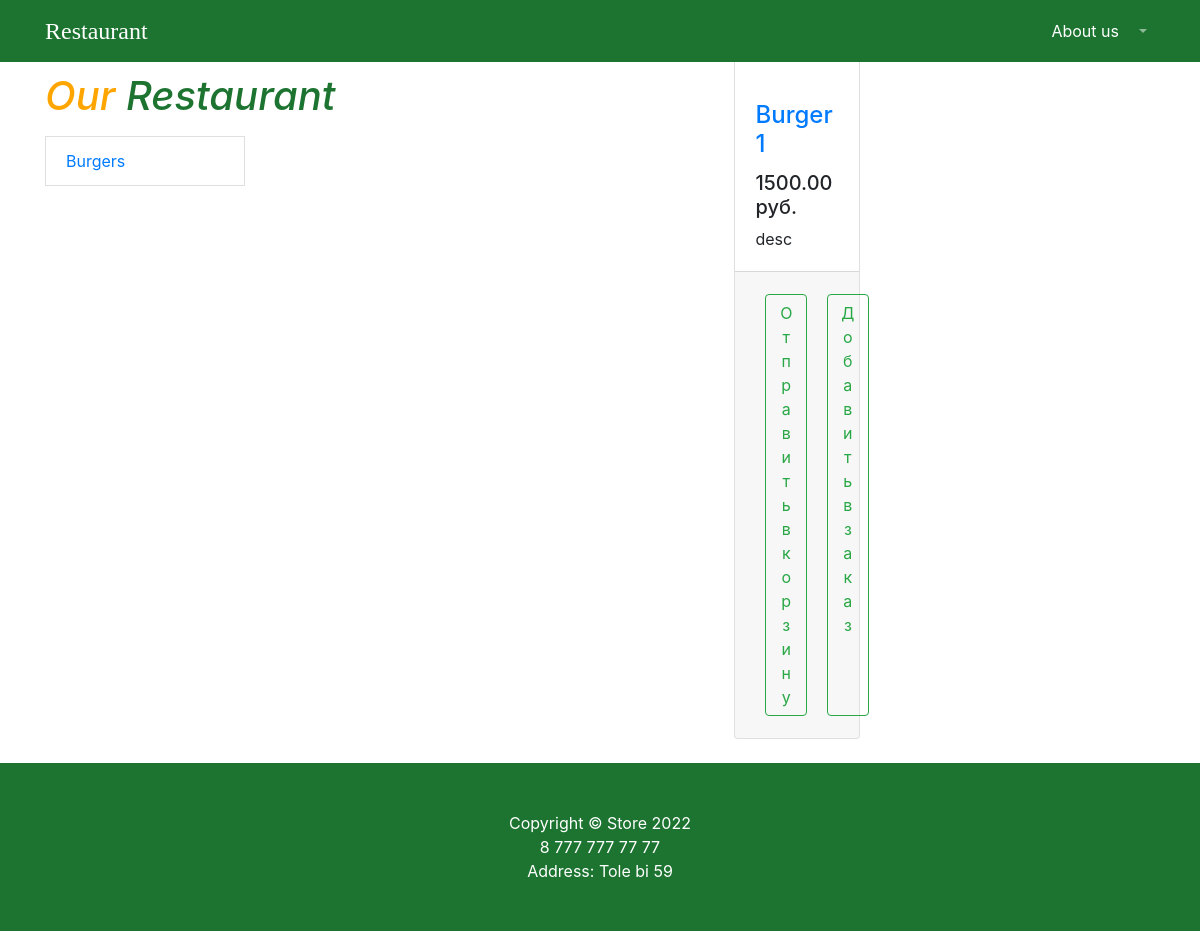
/store/products/, run on an earlier commit of the app's database.
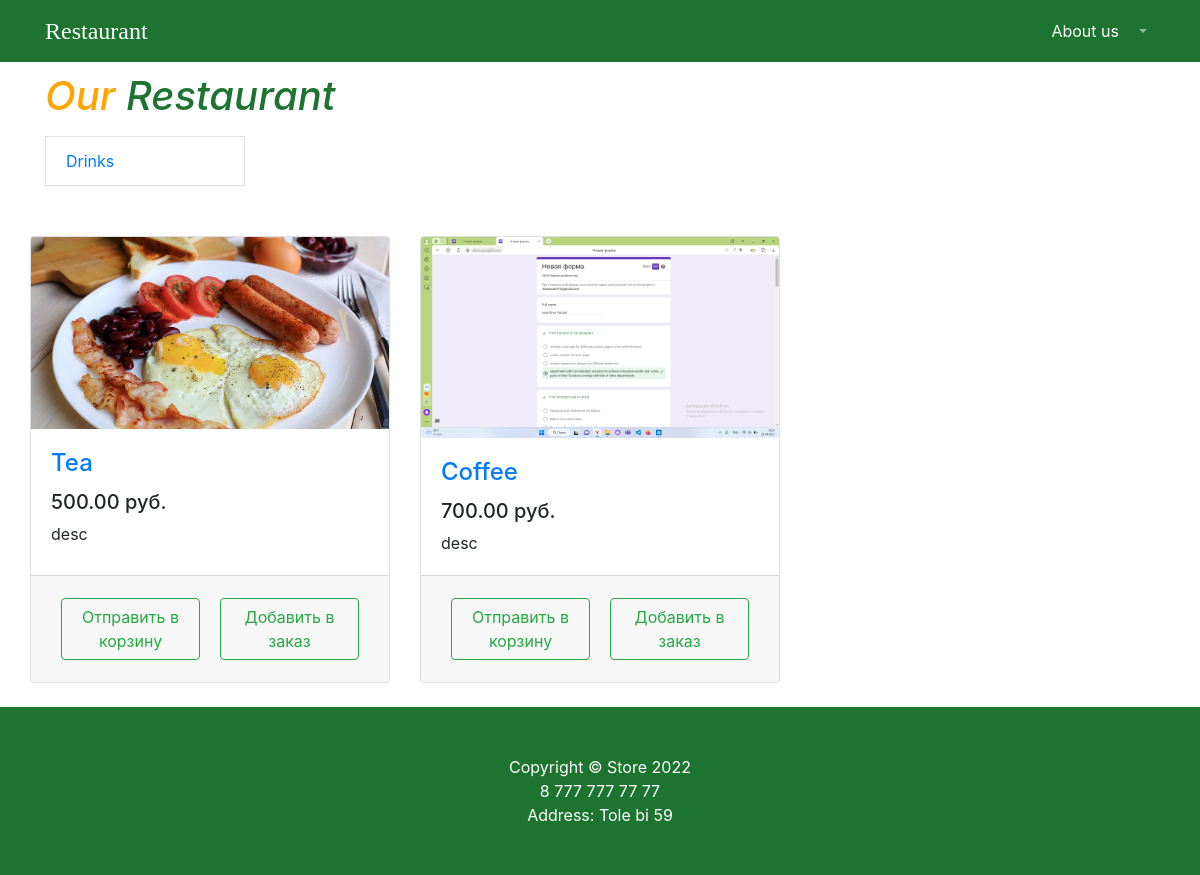
And on a later commit of the database.
### products/models.py (models this page shows, shortened)
class Category(models.Model):
    name = models.CharField(max_length=128, unique=True)
    description = models.TextField(null=True, blank=True)
    menu = models.ForeignKey(to=Menu, on_delete=models.CASCADE)

class Dish(models.Model):
    name = models.CharField(max_length=256)
    description = models.TextField()
    price = models.DecimalField(max_digits=10, decimal_places=2)
    is_active = models.BooleanField(default=True)
    image = models.ImageField(upload_to='product_image')
    category = models.ForeignKey(to=Category, on_delete=models.CASCADE)

### products/views.py (the view)
# urls.py: path('store/', include('products.urls', namespace='store')),
def products(request, category_id=None):
    if category_id:
        category = Category.objects.get(id=category_id)
        products = Dish.objects.filter(category=category)
    else:
        products = Dish.objects.all()
    context = {
        'title': 'products',
        'products': products,
        'categories': Category.objects.all(),
    }
    return render(request, 'products/products.html', context)

### products/templates/products/products.html (shortened to what this page needs)
{% load static %}
<!DOCTYPE html>
<html lang="en">
<head>
    <link href="{% static 'vendor/bootstrap/css/bootstrap.min.css' %}" rel="stylesheet">
    <link href="{% static 'vendor/css/products.css' %}" rel="stylesheet">
</head>
<body>
<nav class="navbar navbar-expand-lg navbar-dark fixed-top" style="background-color: #1c7430">
    <div class="container">
        <a class="navbar-brand" href="index.html" style="color: white; font-family: 'Sans Serif Collection'; font-size: 24px">Restaurant</a>
        <div class="collapse navbar-collapse" id="navbarResponsive">
            <ul class="navbar-nav ml-auto">
                <li class="nav-item">
                    <a class="nav-link" href="products.html" style="color: white">About us  </a>
                </li>
                <li class="nav-item dropdown">
                    <a class="nav-link dropdown-toggle" href="#" id="navbarDropdown" role="button"
                       data-bs-toggle="dropdown" aria-expanded="false">
                    </a>
                </li>
            </ul>
        </div>
    </div>
</nav>
<div class="container">
    <div class="row">
        <div class="col" style="margin-bottom:50px ">
            <h1 class="my-3" style="color: #1c7430"><i style="color: orange">Our</i> <i>Restaurant</i></h1>
            <div class="d-lg-inline-flex">
                {% for category in categories %}
                <a href="{% url 'products:category' category.id %}" class="list-group-item" style="width: 200px">{{ category.name }}</a>
                {% endfor %}
            </div>
        </div>
            <div class="row">
                {% for product in products %}
                <div class="col-lg-4 col-md-6 mb-4">
                    <div class="card h-100">
                        <a href="#">
                            <img class="card-img-top fa-info-circle"
                                 src='{{ BASE_DIR }}/media/{{ product.image }}'
                                 alt="">
                        </a>
                        <div class="card-body">
                            <h4 class="card-title">
                                <a href="#">{{ product.name }}</a>
                            </h4>
                            <h5>{{ product.price }} руб.</h5>
                            <p class="card-text">{{ product.description }}</p>
                        </div>
                        <div class="card-footer d-flex">
                            <a style="width: 50%; margin: 10px" href="{% url 'products:basket_add' product.id %}" type="button" class="btn btn-outline-success">Отправить в корзину</a>
                            <a style="width: 50%; margin: 10px" href="{% url 'products:order_add' product.id %}" type="button" class="btn btn-outline-success">Добавить в заказ</a>
                        </div>
                    </div>
                </div>
                {% endfor %}
            </div>
        </div>
    </div>
<footer class="py-5 " style="background-color: #1c7430">
    <div class="container" style="background-color: #1c7430">
        <p class="m-0 text-center text-white">Copyright &copy; Store 2022</p>
        <p class="m-0 text-center text-white">8 777 777 77 77</p>
        <p class="m-0 text-center text-white">Address: Tole bi 59</p>
    </div>
</footer>
</body>
</html>

What changed in the data, as far as the page shows it:
changed Category: name "Burgers" → "Drinks"
changed Dish: image: picture added; name "Burger 1" → "Tea"; price "1500.00" → "500.00"
added Dish: image (picture), name "Coffee", price "700.00", description "desc"
